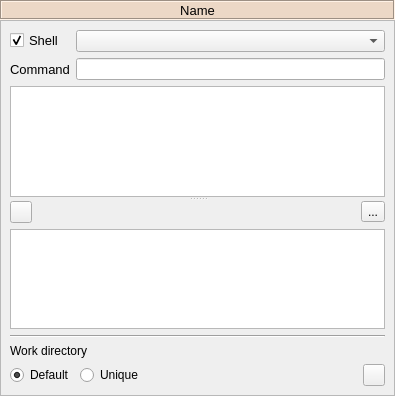
<?xml version="1.0" encoding="UTF-8"?>
<!--
######################################################################################################################
# Copyright (C) 2017-2020 Spine project consortium
# This file is part of Spine Items.
# Spine Items is free software: you can redistribute it and\/or modify it under the terms of the GNU Lesser General
# Public License as published by the Free Software Foundation, either version 3 of the License, or (at your option)
# any later version. This program is distributed in the hope that it will be useful, but WITHOUT ANY WARRANTY;
# without even the implied warranty of MERCHANTABILITY or FITNESS FOR A PARTICULAR PURPOSE. See the GNU Lesser General
# Public License for more details. You should have received a copy of the GNU Lesser General Public License along with
# this program. If not, see <http:\/\/www.gnu.org\/licenses\/>.
######################################################################################################################
-->
<ui version="4.0">
 <class>Form</class>
 <widget class="QWidget" name="Form">
  <property name="geometry">
   <rect>
    <x>0</x>
    <y>0</y>
    <width>395</width>
    <height>396</height>
   </rect>
  </property>
  <property name="windowTitle">
   <string>Form</string>
  </property>
  <layout class="QVBoxLayout" name="verticalLayout">
   <property name="spacing">
    <number>0</number>
   </property>
   <property name="leftMargin">
    <number>0</number>
   </property>
   <property name="topMargin">
    <number>0</number>
   </property>
   <property name="rightMargin">
    <number>0</number>
   </property>
   <property name="bottomMargin">
    <number>0</number>
   </property>
   <item>
    <widget class="QLabel" name="label_gimlet_name">
     <property name="sizePolicy">
      <sizepolicy hsizetype="Preferred" vsizetype="Fixed">
       <horstretch>0</horstretch>
       <verstretch>0</verstretch>
      </sizepolicy>
     </property>
     <property name="minimumSize">
      <size>
       <width>0</width>
       <height>20</height>
      </size>
     </property>
     <property name="maximumSize">
      <size>
       <width>16777215</width>
       <height>20</height>
      </size>
     </property>
     <property name="font">
      <font>
       <pointsize>10</pointsize>
       <weight>50</weight>
       <bold>false</bold>
      </font>
     </property>
     <property name="styleSheet">
      <string notr="true">background-color: #ecd8c6;</string>
     </property>
     <property name="frameShape">
      <enum>QFrame::Box</enum>
     </property>
     <property name="frameShadow">
      <enum>QFrame::Sunken</enum>
     </property>
     <property name="text">
      <string>Name</string>
     </property>
     <property name="alignment">
      <set>Qt::AlignCenter</set>
     </property>
     <property name="wordWrap">
      <bool>true</bool>
     </property>
    </widget>
   </item>
   <item>
    <widget class="QScrollArea" name="scrollArea_4">
     <property name="widgetResizable">
      <bool>true</bool>
     </property>
     <widget class="QWidget" name="scrollAreaWidgetContents_4">
      <property name="geometry">
       <rect>
        <x>0</x>
        <y>0</y>
        <width>393</width>
        <height>374</height>
       </rect>
      </property>
      <layout class="QVBoxLayout" name="verticalLayout_2">
       <item>
        <layout class="QFormLayout" name="formLayout">
         <item row="0" column="0">
          <widget class="QCheckBox" name="checkBox_shell">
           <property name="font">
            <font>
             <pointsize>10</pointsize>
            </font>
           </property>
           <property name="toolTip">
            <string>&lt;html&gt;&lt;head/&gt;&lt;body&gt;&lt;p&gt;If checked, command is executed with the specified shell.&lt;/p&gt;&lt;p&gt;If unchecked, command is executed without a shell.&lt;/p&gt;&lt;/body&gt;&lt;/html&gt;</string>
           </property>
           <property name="text">
            <string>Shell</string>
           </property>
           <property name="checked">
            <bool>true</bool>
           </property>
          </widget>
         </item>
         <item row="0" column="1">
          <widget class="QComboBox" name="comboBox_shell">
           <property name="sizePolicy">
            <sizepolicy hsizetype="Expanding" vsizetype="Fixed">
             <horstretch>0</horstretch>
             <verstretch>0</verstretch>
            </sizepolicy>
           </property>
          </widget>
         </item>
         <item row="1" column="0">
          <widget class="QLabel" name="label_2">
           <property name="font">
            <font>
             <pointsize>10</pointsize>
            </font>
           </property>
           <property name="text">
            <string>Command</string>
           </property>
          </widget>
         </item>
         <item row="1" column="1">
          <widget class="PropertyQLineEdit" name="lineEdit_cmd">
           <property name="clearButtonEnabled">
            <bool>true</bool>
           </property>
          </widget>
         </item>
        </layout>
       </item>
       <item>
        <widget class="QSplitter" name="splitter">
         <property name="orientation">
          <enum>Qt::Vertical</enum>
         </property>
         <widget class="ArgsTreeView" name="treeView_cmdline_args">
          <property name="sizePolicy">
           <sizepolicy hsizetype="Expanding" vsizetype="Expanding">
            <horstretch>0</horstretch>
            <verstretch>0</verstretch>
           </sizepolicy>
          </property>
          <property name="font">
           <font>
            <pointsize>10</pointsize>
           </font>
          </property>
          <property name="contextMenuPolicy">
           <enum>Qt::CustomContextMenu</enum>
          </property>
          <property name="acceptDrops">
           <bool>true</bool>
          </property>
          <property name="editTriggers">
           <set>QAbstractItemView::AnyKeyPressed|QAbstractItemView::DoubleClicked|QAbstractItemView::EditKeyPressed</set>
          </property>
          <property name="dragDropMode">
           <enum>QAbstractItemView::DragDrop</enum>
          </property>
          <property name="selectionMode">
           <enum>QAbstractItemView::ExtendedSelection</enum>
          </property>
          <property name="textElideMode">
           <enum>Qt::ElideLeft</enum>
          </property>
          <attribute name="headerMinimumSectionSize">
           <number>26</number>
          </attribute>
         </widget>
         <widget class="QWidget" name="gridLayoutWidget">
          <layout class="QGridLayout" name="gridLayout">
           <item row="0" column="2">
            <widget class="QToolButton" name="toolButton_remove_arg">
             <property name="toolTip">
              <string>&lt;html&gt;&lt;head/&gt;&lt;body&gt;&lt;p&gt;Remove selected command line args&lt;/p&gt;&lt;/body&gt;&lt;/html&gt;</string>
             </property>
             <property name="text">
              <string>...</string>
             </property>
             <property name="icon">
              <iconset resource="../../ui/resources/resources_icons.qrc">
               <normaloff>:/icons/minus.svg</normaloff>:/icons/minus.svg</iconset>
             </property>
            </widget>
           </item>
           <item row="0" column="1">
            <spacer name="horizontalSpacer_2">
             <property name="orientation">
              <enum>Qt::Horizontal</enum>
             </property>
             <property name="sizeHint" stdset="0">
              <size>
               <width>40</width>
               <height>20</height>
              </size>
             </property>
            </spacer>
           </item>
           <item row="0" column="0">
            <widget class="QToolButton" name="toolButton_add_file_path_arg">
             <property name="minimumSize">
              <size>
               <width>22</width>
               <height>22</height>
              </size>
             </property>
             <property name="maximumSize">
              <size>
               <width>22</width>
               <height>22</height>
              </size>
             </property>
             <property name="toolTip">
              <string>&lt;html&gt;&lt;head/&gt;&lt;body&gt;&lt;p&gt;Append selected input file paths to the list of command line args&lt;/p&gt;&lt;/body&gt;&lt;/html&gt;</string>
             </property>
             <property name="text">
              <string/>
             </property>
             <property name="icon">
              <iconset resource="../../ui/resources/resources_icons.qrc">
               <normaloff>:/icons/file-upload.svg</normaloff>:/icons/file-upload.svg</iconset>
             </property>
             <property name="iconSize">
              <size>
               <width>16</width>
               <height>16</height>
              </size>
             </property>
             <property name="popupMode">
              <enum>QToolButton::InstantPopup</enum>
             </property>
            </widget>
           </item>
           <item row="1" column="0" colspan="3">
            <widget class="QTreeView" name="treeView_files">
             <property name="font">
              <font>
               <pointsize>10</pointsize>
              </font>
             </property>
             <property name="dragDropMode">
              <enum>QAbstractItemView::DragOnly</enum>
             </property>
             <property name="selectionMode">
              <enum>QAbstractItemView::ExtendedSelection</enum>
             </property>
             <property name="textElideMode">
              <enum>Qt::ElideLeft</enum>
             </property>
             <property name="indentation">
              <number>5</number>
             </property>
             <property name="rootIsDecorated">
              <bool>false</bool>
             </property>
             <property name="uniformRowHeights">
              <bool>true</bool>
             </property>
             <attribute name="headerMinimumSectionSize">
              <number>54</number>
             </attribute>
            </widget>
           </item>
          </layout>
         </widget>
        </widget>
       </item>
       <item>
        <widget class="Line" name="line_5">
         <property name="orientation">
          <enum>Qt::Horizontal</enum>
         </property>
        </widget>
       </item>
       <item>
        <widget class="QLabel" name="label">
         <property name="text">
          <string>Work directory</string>
         </property>
        </widget>
       </item>
       <item>
        <layout class="QHBoxLayout" name="horizontalLayout_16">
         <item>
          <widget class="QRadioButton" name="radioButton_default">
           <property name="text">
            <string>Default</string>
           </property>
           <property name="checked">
            <bool>true</bool>
           </property>
          </widget>
         </item>
         <item>
          <widget class="QRadioButton" name="radioButton_unique">
           <property name="text">
            <string>Unique</string>
           </property>
          </widget>
         </item>
         <item>
          <spacer name="horizontalSpacer_12">
           <property name="orientation">
            <enum>Qt::Horizontal</enum>
           </property>
           <property name="sizeHint" stdset="0">
            <size>
             <width>40</width>
             <height>20</height>
            </size>
           </property>
          </spacer>
         </item>
         <item>
          <widget class="QToolButton" name="toolButton_gimlet_open_dir">
           <property name="minimumSize">
            <size>
             <width>22</width>
             <height>22</height>
            </size>
           </property>
           <property name="maximumSize">
            <size>
             <width>22</width>
             <height>22</height>
            </size>
           </property>
           <property name="toolTip">
            <string>&lt;html&gt;&lt;head/&gt;&lt;body&gt;&lt;p&gt;Open this View's project directory in file browser&lt;/p&gt;&lt;/body&gt;&lt;/html&gt;</string>
           </property>
           <property name="icon">
            <iconset resource="../../ui/resources/resources_icons.qrc">
             <normaloff>:/icons/folder-open-solid.svg</normaloff>:/icons/folder-open-solid.svg</iconset>
           </property>
          </widget>
         </item>
        </layout>
       </item>
      </layout>
     </widget>
    </widget>
   </item>
  </layout>
 </widget>
 <customwidgets>
  <customwidget>
   <class>ArgsTreeView</class>
   <extends>QTreeView</extends>
   <header>../widgets.h</header>
  </customwidget>
  <customwidget>
   <class>PropertyQLineEdit</class>
   <extends>QLineEdit</extends>
   <header>spinetoolbox/widgets/custom_qlineedits.h</header>
  </customwidget>
 </customwidgets>
 <tabstops>
  <tabstop>scrollArea_4</tabstop>
  <tabstop>radioButton_default</tabstop>
  <tabstop>radioButton_unique</tabstop>
  <tabstop>toolButton_gimlet_open_dir</tabstop>
 </tabstops>
 <resources>
  <include location="../../ui/resources/resources_icons.qrc"/>
 </resources>
 <connections/>
</ui>
